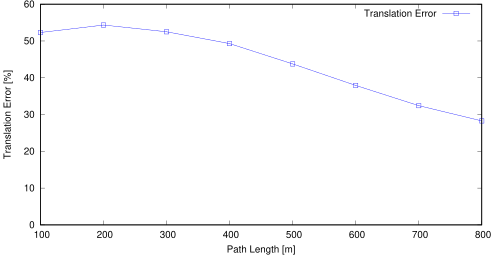

This figure's gnuplot source:
set term postscript eps enhanced color
set output "offline_res=0.5_avg_tl.eps"
set size ratio 0.5
set yrange [0:*]
set xlabel "Path Length [m]"
set ylabel "Translation Error [%]"
plot "offline_res=0.5_avg_tl.txt" using 1:($2*100) title 'Translation Error' lc rgb "#0000FF" pt 4 w linespoints
